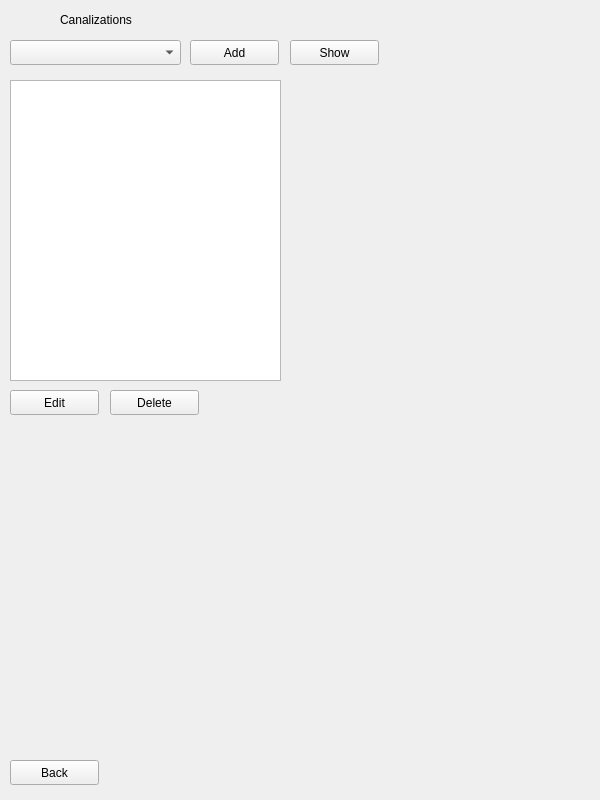
<?xml version="1.0" encoding="UTF-8"?>
<ui version="4.0">
 <class>CompaniesForm</class>
 <widget class="QWidget" name="CompaniesForm">
  <property name="geometry">
   <rect>
    <x>0</x>
    <y>0</y>
    <width>600</width>
    <height>800</height>
   </rect>
  </property>
  <property name="windowTitle">
   <string>Form</string>
  </property>
  <widget class="QComboBox" name="SelectCanalizationComboBox">
   <property name="geometry">
    <rect>
     <x>10</x>
     <y>40</y>
     <width>171</width>
     <height>25</height>
    </rect>
   </property>
  </widget>
  <widget class="QLabel" name="CanalizationsLabel">
   <property name="geometry">
    <rect>
     <x>60</x>
     <y>10</y>
     <width>91</width>
     <height>20</height>
    </rect>
   </property>
   <property name="text">
    <string>Canalizations</string>
   </property>
  </widget>
  <widget class="QTextBrowser" name="CanalizationInfoTextBrowser">
   <property name="geometry">
    <rect>
     <x>10</x>
     <y>80</y>
     <width>271</width>
     <height>301</height>
    </rect>
   </property>
  </widget>
  <widget class="QPushButton" name="AddCanalizationPushButton">
   <property name="geometry">
    <rect>
     <x>190</x>
     <y>40</y>
     <width>89</width>
     <height>25</height>
    </rect>
   </property>
   <property name="text">
    <string>Add</string>
   </property>
  </widget>
  <widget class="QPushButton" name="EditCanalizationPushButton">
   <property name="geometry">
    <rect>
     <x>10</x>
     <y>390</y>
     <width>89</width>
     <height>25</height>
    </rect>
   </property>
   <property name="text">
    <string>Edit</string>
   </property>
  </widget>
  <widget class="QPushButton" name="DeleteCanalizationPushButton">
   <property name="geometry">
    <rect>
     <x>110</x>
     <y>390</y>
     <width>89</width>
     <height>25</height>
    </rect>
   </property>
   <property name="text">
    <string>Delete</string>
   </property>
  </widget>
  <widget class="QPushButton" name="CanalizationBackPushButton">
   <property name="geometry">
    <rect>
     <x>10</x>
     <y>760</y>
     <width>89</width>
     <height>25</height>
    </rect>
   </property>
   <property name="text">
    <string>Back</string>
   </property>
  </widget>
  <widget class="QPushButton" name="ShowCanalizationPushButton">
   <property name="geometry">
    <rect>
     <x>290</x>
     <y>40</y>
     <width>89</width>
     <height>25</height>
    </rect>
   </property>
   <property name="text">
    <string>Show</string>
   </property>
  </widget>
 </widget>
 <resources/>
 <connections/>
</ui>
